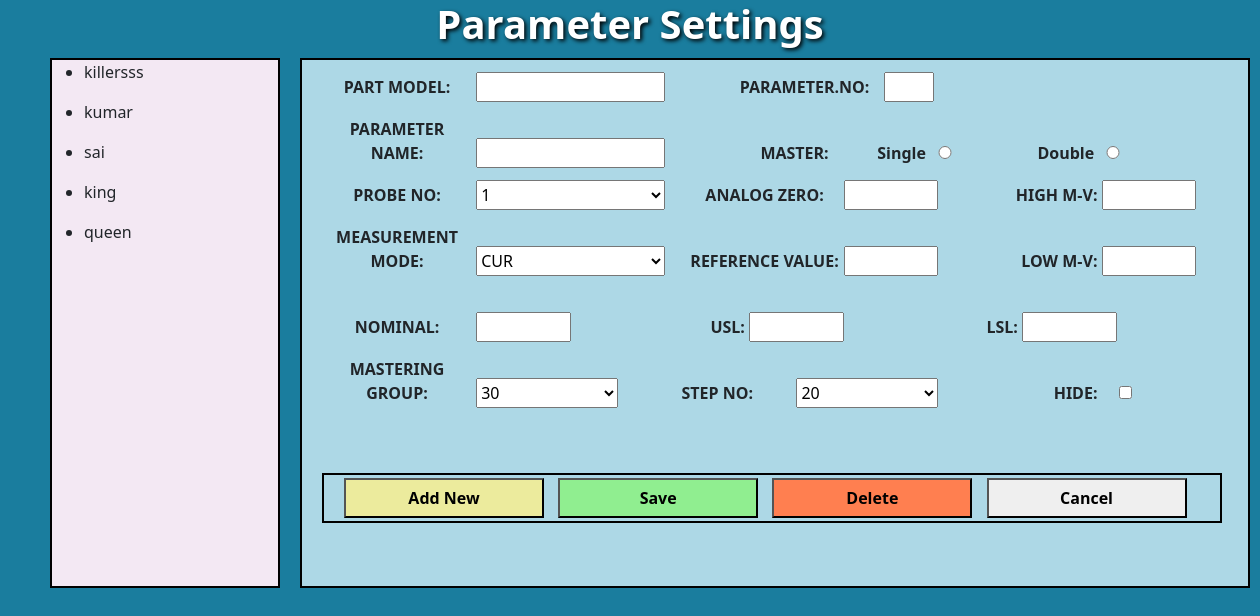
Before: /parameter/ with the older database file.
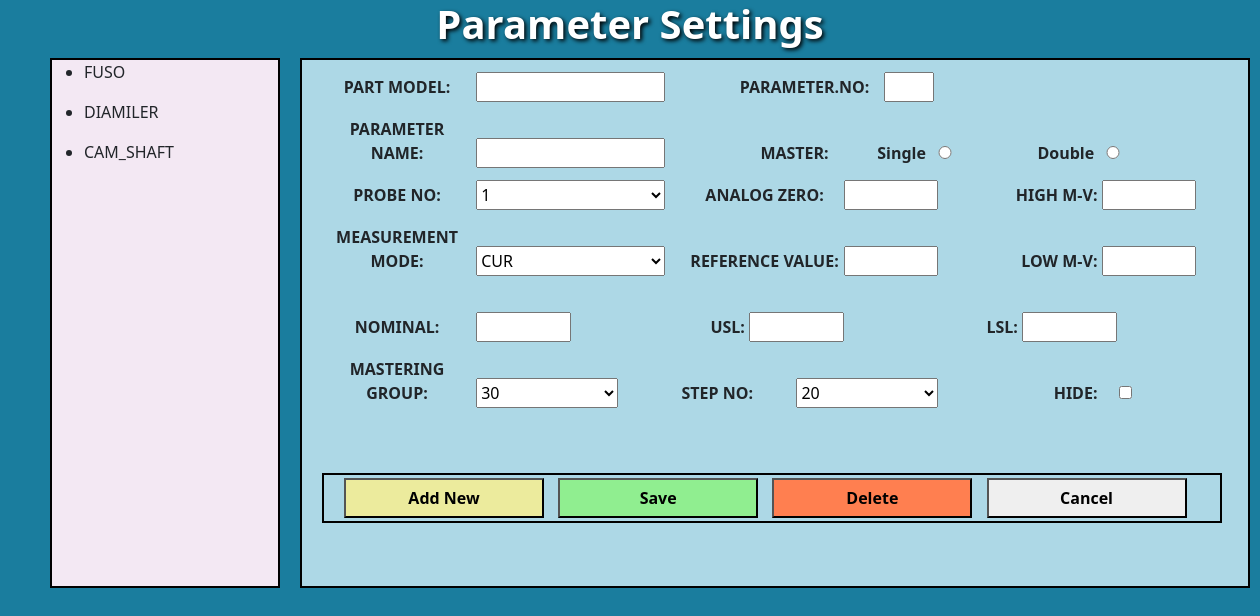
After: the same page with the newer database file.
### app/models.py (models this page shows)
class TableOneData(models.Model):
    part_name = models.CharField(max_length=100)
    customer_name = models.CharField(max_length=100)
    part_model = models.CharField(max_length=100)
    id = models.AutoField(primary_key=True)  # Ensure that 'id' is used as the primary key
    part_no = models.CharField(max_length=100)
    is_selected = models.BooleanField(default=False)  # This field represents the checkbox state

### app/views.py (the view, shortened to what this page needs)
# urls.py: path('parameter/',views.parameter,name="parameter"),
@csrf_exempt
def parameter(request):
    if request.method == 'GET':
        try:
            table_body_1_data = TableOneData.objects.all()
            model_id = request.GET.get('model_name')
            print('your selected model from the web page is:', model_id)
            parameter_name = request.GET.get('parameter_name')
            print('Your selected parameter from the web page is:', parameter_name)
            selected_id = request.GET.get('id')
            print('Selected ID:', selected_id)  # Add this line for debugging
            if selected_id:
                parameter = get_object_or_404(captvalues, id=selected_id)
                parameter_details = {
                    'id': parameter.id,
                    'sr_no': parameter.sr_no,
                    'parameter_name': parameter.parameter_name,
                    'single_radio': parameter.single_radio,
                    'double_radio': parameter.double_radio,
                    'analog_zero': parameter.analog_zero,
                    'reference_value': parameter.reference_value,
                    'high_mv': parameter.high_mv,
                    'low_mv': parameter.low_mv,
                    'probe_no': parameter.probe_no,
                    'measurement_mode': parameter.measurement_mode,
                    'nominal': parameter.nominal,
                    'usl': parameter.usl,
                    'lsl': parameter.lsl,
                    'mastering': parameter.mastering,
                    'step_no': parameter.step_no,
                    'hide_checkbox': parameter.hide_checkbox,
                }
                print('Parameter Details:', parameter_details)
                return JsonResponse({'parameter_details': parameter_details})
            elif model_id:
                paraname = captvalues.objects.filter(model_id=model_id).values('parameter_name','id')
                print('your filtered values are:', paraname)
                return JsonResponse({'paraname': list(paraname)})
            else:
                paraname = []  # If no model is selected, set paraname to an empty list
            return render(request, 'app/parameter.html', {
                'table_body_1_data': table_body_1_data,
                'paraname': paraname,
                'selected_model_id': model_id,
            })
        except Exception as e:
            print(f'Exception: {e}')
            return JsonResponse({'key': 'value'})
    else:
        return HttpResponseNotAllowed(['GET', 'POST', 'DELETE'])
    return render(request, 'app/parameter.html')

### app/templates/app/parameter.html (shortened to what the changed rows need)
{% extends 'app/layouts/main.html' %}
{% block content %}
<center style="color: white; text-shadow: 2px 2px 4px #000000;">
    <h1><b>Parameter Settings</b></h1></center>
<div class="box-2" id="model_name">
    {% for data in table_body_1_data %}
        <ul class="model-ul">
            <li class="model-name" data-model-id="{{ data.model_id }}">{{ data.part_model }}</li>
        </ul>
    {% endfor %}
</div>
{% endblock content %}

Changed rows visible on the page:
removed TableOneData: part_model "killersss"
removed TableOneData: part_model "kumar"
removed TableOneData: part_model "sai"
removed TableOneData: part_model "king"
removed TableOneData: part_model "queen"
added TableOneData: part_model "FUSO"
added TableOneData: part_model "DIAMILER"
added TableOneData: part_model "CAM_SHAFT"
